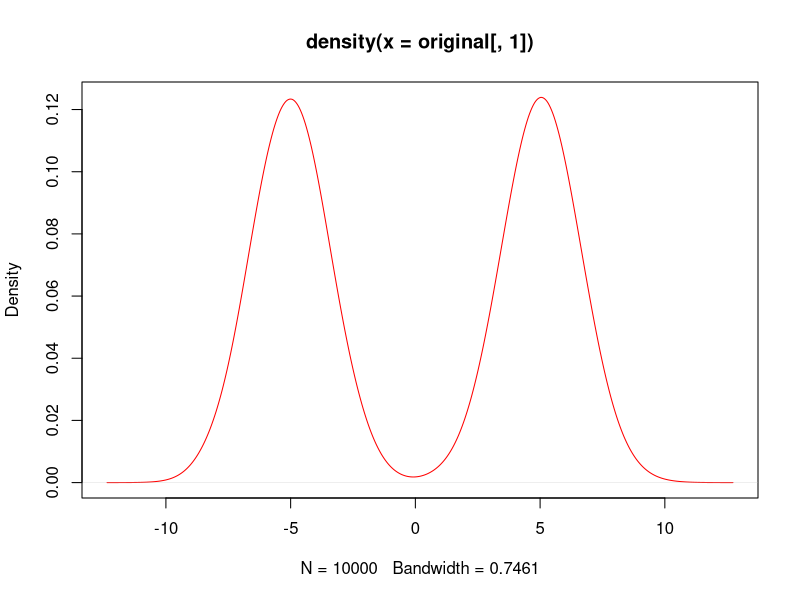
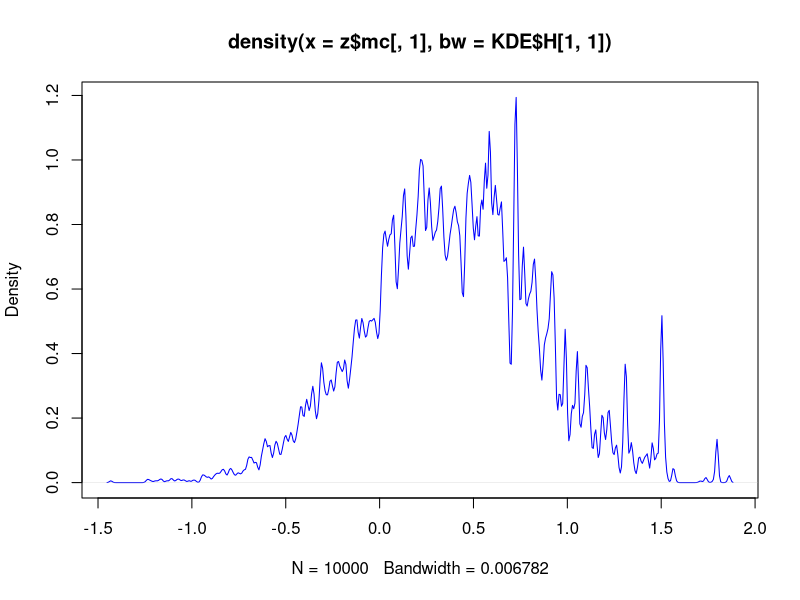

Write the R code that produced these figures, in order.
library(ks)
set.seed(42)
samp <- 1e4
mus <- rbind(c(-5, 5), c(5, -5))
Sigmas <- rbind(matrix(c(2, 1, 1, 2), nrow=2), matrix(c(2, -1, -1, 2), nrow=2))
props <- c(0.5, 0.5)
original <- rmvnorm.mixt(n=samp, mus=mus, Sigmas=Sigmas, props=props)

one_sample <- function(len = 1e4)
{
  x <- matrix(0, ncol = 2, nrow = len)
  prob <- numeric(len)
  for (i in 2:len)
  {
    print(i)
    #y <-rnorm(1, x[i-1] - h/2*eval(deriv(~log(dnorm(x)), "x[i-1]")), sqrt(h)) 
    y <- rnorm(2, 0, 0.5)
    if(runif(1) < dmvnorm.mixt(y, mus, Sigmas, props)/
       dmvnorm.mixt(x[i-1, ], mus, Sigmas, props))
    {
      x[i, ] <- y
      prob[i] <- 1
    }else{
      x[i, ] <- x[i-1, ]
    }
  }
  return(list(mc=x, acc.prob = mean(prob)))
}

z <- one_sample()
z$acc.prob # 0.419
KDE<- kde(z$mc, H=Hpi.diag(z$mc))
plot(density(original[,1]), col = "red")
plot(density(z$mc[,1], bw = KDE$H[1,1]), col = "blue")
